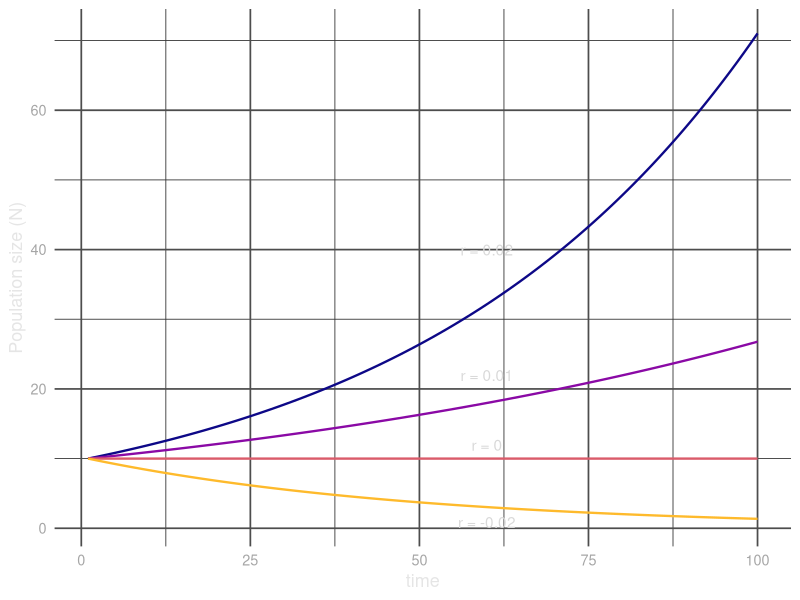
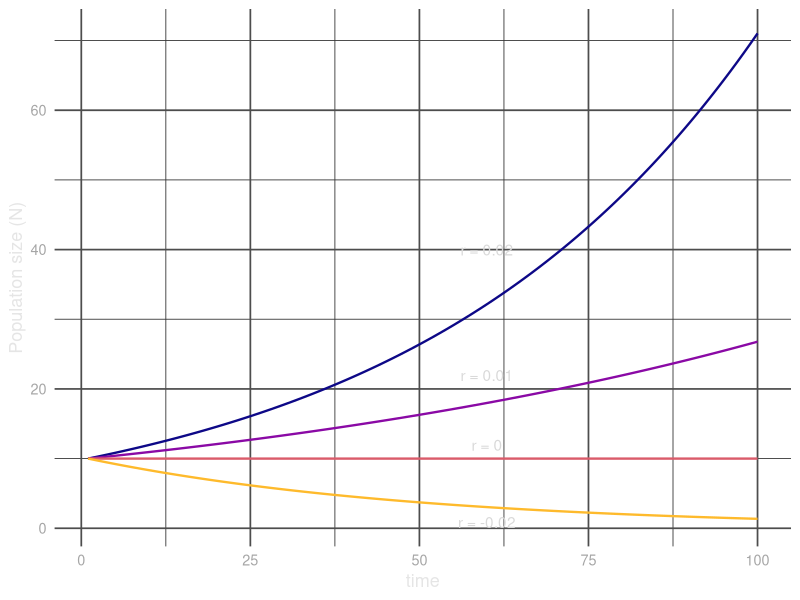
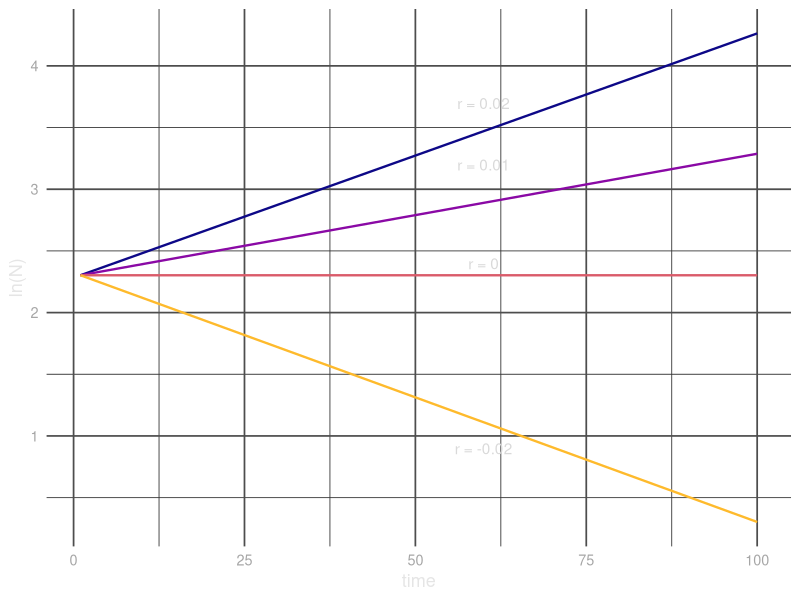
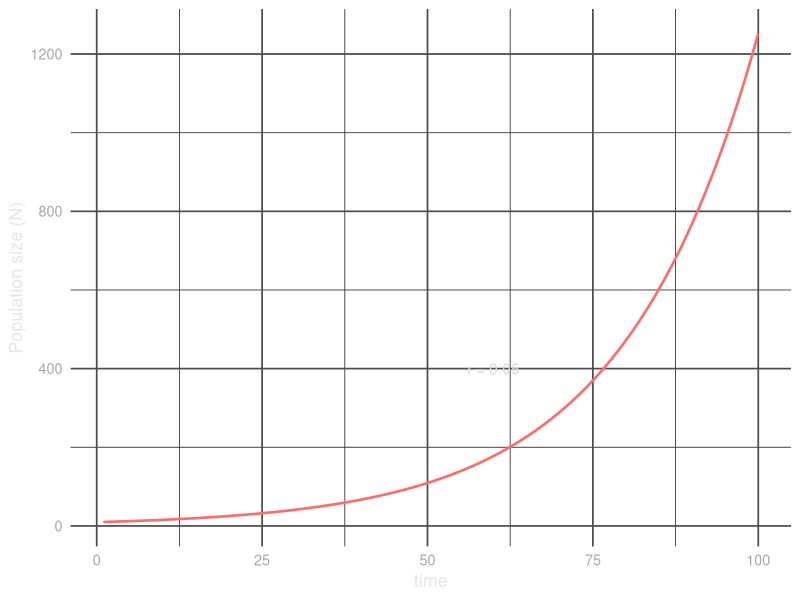
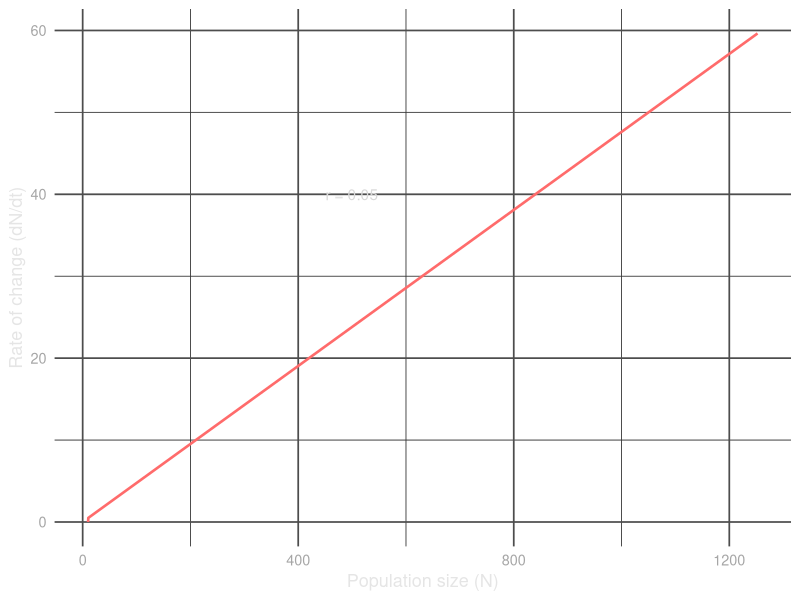
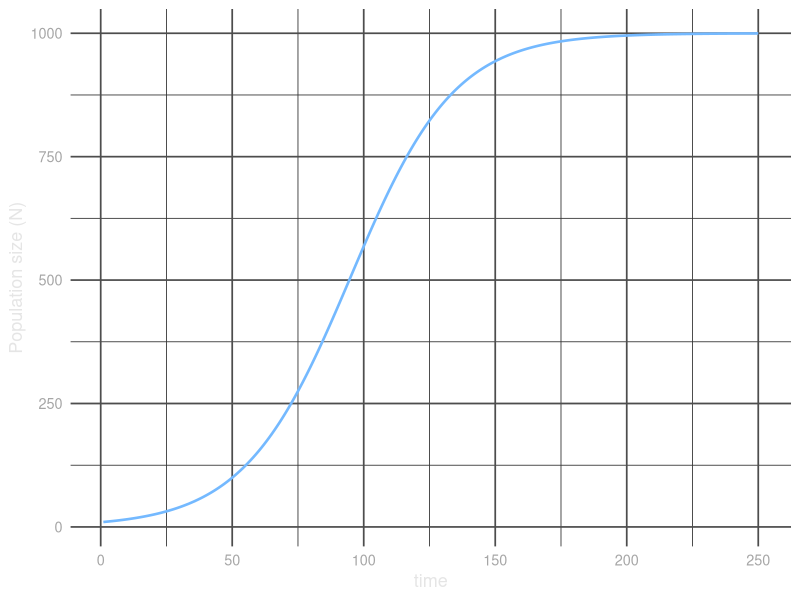
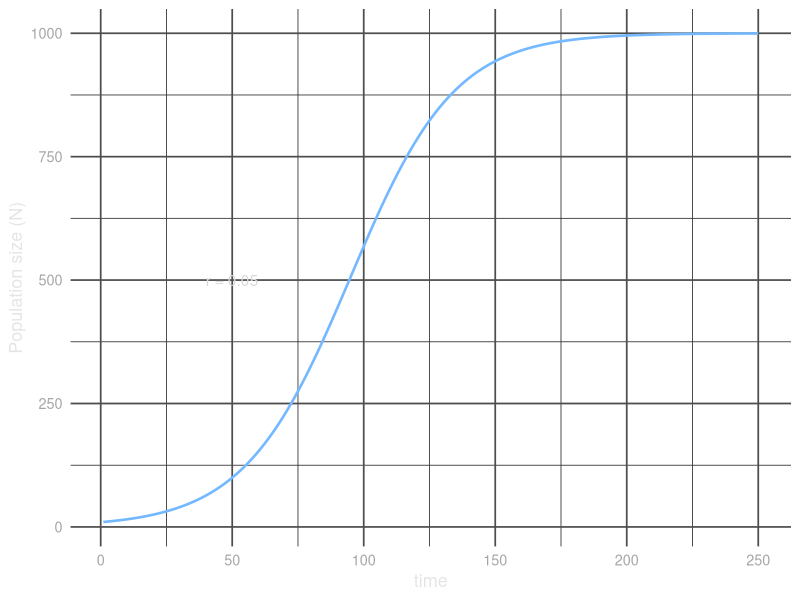
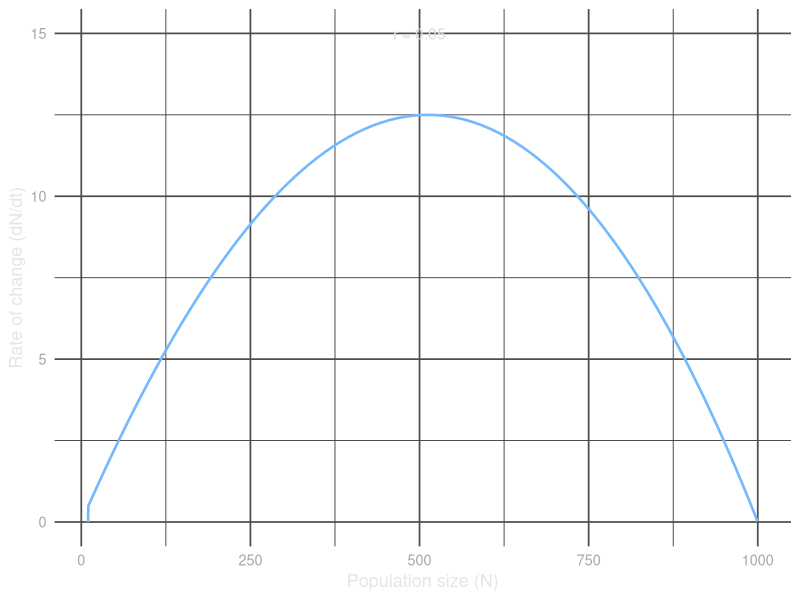

Here is the R script that generated these plots, in order:
## ---- chunk 1
#| label: setup
#| include: false
library(tidyverse)

# Discrete exponential growth
exp_growth <- function(r = 0.05, N_pop = 10, t = 100) {
  N <- vector("numeric", length = t)
  N[1] <- N_pop
  for (i in 2:t) {
    N[i] <- N[i-1] + (N[i-1] * r)
  }
  return(N)
}

# Discrete logistic growth
logistic_growth <- function(r = 0.05, K = 1000, N_pop = 10, t = 250) {
  N <- vector("numeric", length = t)
  N[1] <- N_pop
  for (i in 2:t) {
    N[i] <- N[i-1] + (r * N[i-1] * (1 - N[i-1] / K))
  }
  N <- ifelse(N <= 0, 0, N)
  return(N)
}

# Stochastic logistic growth
stochastic_growth <- function(r_mu = 0.05, r_sd = 0.15, K = 1000, N_pop = 10, t = 250) {
  pop_df <- data.frame(
    r_vec = rnorm(t, r_mu, r_sd),
    N     = N_pop,
    time  = 1:t
  )
  for (i in 2:nrow(pop_df)) {
    pop_df$N[i] <- pop_df$N[i-1] + (pop_df$r_vec[i-1] * pop_df$N[i-1] * (1 - pop_df$N[i-1] / K))
  }
  pop_df$N <- ifelse(pop_df$N <= 0, 0, pop_df$N)
  return(pop_df)
}

# Rate of change between consecutive time steps
rate_of_change <- function(pop_vec) c(0, diff(pop_vec))

# Custom ggplot theme for dark revealjs slides
theme_lecture <- function(base_size = 13) {
  theme_minimal(base_size = base_size) +
    theme(
      plot.background   = element_rect(fill = "transparent", colour = NA),
      panel.background  = element_rect(fill = "transparent", colour = NA),
      legend.background = element_rect(fill = "transparent", colour = NA),
      panel.grid.major  = element_line(colour = "grey30"),
      panel.grid.minor  = element_line(colour = "grey20"),
      text              = element_text(colour = "grey90"),
      axis.text         = element_text(colour = "grey65"),
      axis.title        = element_text(colour = "grey90"),
    )
}
## ---- chunk 2
#| label: plot-exp
#| fig-width: 5
#| fig-height: 5
args_list <- list(0.02, 0.01, 0.00, -0.02)

pop_dat <- data.frame(spp = mapply(exp_growth, r = args_list)) |>
  mutate(time = 1:n()) |>
  pivot_longer(cols = -time, names_to = "key", values_to = "value")

ggplot(pop_dat, aes(x = time, y = value, colour = key)) +
  geom_line(linewidth = 0.8, show.legend = FALSE) +
  annotate("text", x = 60, y = c(40, 22, 12, 0.9),
           label = c("r = 0.02", "r = 0.01", "r = 0", "r = -0.02"),
           colour = "grey85") +
  scale_colour_viridis_d(option = "plasma", end = 0.85) +
  labs(y = "Population size (N)") +
  theme_lecture()
## ---- chunk 3
#| label: plot-exp-log
#| fig-width: 5
#| fig-height: 5
#| layout-ncol: 2
ggplot(pop_dat, aes(x = time, y = value, colour = key)) +
  geom_line(linewidth = 0.8, show.legend = FALSE) +
  annotate("text", x = 60, y = c(40, 22, 12, 0.9),
           label = c("r = 0.02", "r = 0.01", "r = 0", "r = -0.02"),
           colour = "grey85") +
  scale_colour_viridis_d(option = "plasma", end = 0.85) +
  labs(y = "Population size (N)") +
  theme_lecture()

ggplot(pop_dat, aes(x = time, y = log(value), colour = key)) +
  geom_line(linewidth = 0.8, show.legend = FALSE) +
  annotate("text", x = 60, y = c(3.7, 3.2, 2.4, 0.9),
           label = c("r = 0.02", "r = 0.01", "r = 0", "r = -0.02"),
           colour = "grey85") +
  scale_colour_viridis_d(option = "plasma", end = 0.85) +
  labs(y = "ln(N)") +
  theme_lecture()
## ---- chunk 4
#| label: plot-exp-roc
#| fig-width: 5
#| fig-height: 5
#| layout-ncol: 2
exp_pop <- data.frame(N = exp_growth()) |>
  mutate(time = 1:n(),
         dNdt = rate_of_change(N))

ggplot(exp_pop, aes(x = time, y = N)) +
  geom_line(colour = "#ff6b6b", linewidth = 0.9) +
  annotate("text", x = 60, y = 400, label = "r = 0.05", colour = "grey85") +
  labs(y = "Population size (N)") +
  theme_lecture()

ggplot(exp_pop, aes(x = N, y = dNdt)) +
  geom_line(colour = "#ff6b6b", linewidth = 0.9) +
  annotate("text", x = 500, y = 40, label = "r = 0.05", colour = "grey85") +
  labs(x = "Population size (N)", y = "Rate of change (dN/dt)") +
  theme_lecture()
## ---- chunk 5
#| label: plot-logistic
#| fig-width: 5
#| fig-height: 5
logistic_pop <- data.frame(N = logistic_growth()) |>
  mutate(time = 1:n())

ggplot(logistic_pop, aes(x = time, y = N)) +
  geom_line(colour = "#74b9ff", linewidth = 0.9) +
  labs(y = "Population size (N)") +
  theme_lecture()
## ---- chunk 6
#| label: plot-logistic-roc
#| fig-width: 5
#| fig-height: 5
#| layout-ncol: 2
logistic_pop2 <- data.frame(N = logistic_growth()) |>
  mutate(time = 1:n(),
         dNdt = rate_of_change(N))

ggplot(logistic_pop2, aes(x = time, y = N)) +
  geom_line(colour = "#74b9ff", linewidth = 0.9) +
  annotate("text", x = 50, y = 500, label = "r = 0.05", colour = "grey85") +
  labs(y = "Population size (N)") +
  theme_lecture()

ggplot(logistic_pop2, aes(x = N, y = dNdt)) +
  geom_line(colour = "#74b9ff", linewidth = 0.9) +
  annotate("text", x = 500, y = 15, label = "r = 0.05", colour = "grey85") +
  labs(x = "Population size (N)", y = "Rate of change (dN/dt)") +
  theme_lecture()
## ---- chunk 7
#| label: plot-log-vs-exp
#| fig-width: 5
#| fig-height: 5
#| layout-ncol: 2
logistic_roc <- data.frame(N = logistic_growth()) |>
  mutate(dNdt = rate_of_change(N))

exp_roc <- data.frame(N = exp_growth()) |>
  mutate(dNdt = rate_of_change(N))

ggplot(logistic_roc, aes(x = N, y = dNdt)) +
  geom_line(colour = "#74b9ff", linewidth = 0.9) +
  annotate("text", x = 500, y = 15, label = "r = 0.05", colour = "grey85") +
  labs(x = "Population size (N)", y = "Rate of change (dN/dt)") +
  theme_lecture()

ggplot(exp_roc, aes(x = N, y = dNdt)) +
  geom_line(colour = "#ff6b6b", linewidth = 0.9) +
  annotate("text", x = 500, y = 40, label = "r = 0.05", colour = "grey85") +
  labs(x = "Population size (N)", y = "Rate of change (dN/dt)") +
  theme_lecture()
## ---- chunk 8
#| label: plot-stochastic
#| fig-width: 5
#| fig-height: 5
#| layout-ncol: 2
set.seed(42)

stoch_low <- replicate(10,
  stochastic_growth(r_mu = 0.05, r_sd = 0.15, K = 1000, N_pop = 10, t = 250),
  simplify = FALSE) |>
  bind_rows(.id = "run_id")

stoch_high <- replicate(10,
  stochastic_growth(r_mu = 0.02, r_sd = 0.30, K = 1000, N_pop = 300, t = 250),
  simplify = FALSE) |>
  bind_rows(.id = "run_id")

ggplot(stoch_low, aes(x = time, y = N, group = run_id, colour = run_id)) +
  geom_line(linewidth = 0.7, show.legend = FALSE, alpha = 0.85) +
  annotate("text", x = 25, y = 750, label = "r = 0.05, sd = 0.15", colour = "grey85") +
  scale_colour_viridis_d(option = "plasma") +
  labs(y = "Population size (N)", x = "Time") +
  theme_lecture()

ggplot(stoch_high, aes(x = time, y = N, group = run_id, colour = run_id)) +
  geom_line(linewidth = 0.7, show.legend = FALSE, alpha = 0.85) +
  annotate("text", x = 150, y = 750, label = "r = 0.02, sd = 0.30", colour = "grey85") +
  scale_colour_viridis_d(option = "plasma") +
  labs(y = "Population size (N)", x = "Time") +
  theme_lecture()
